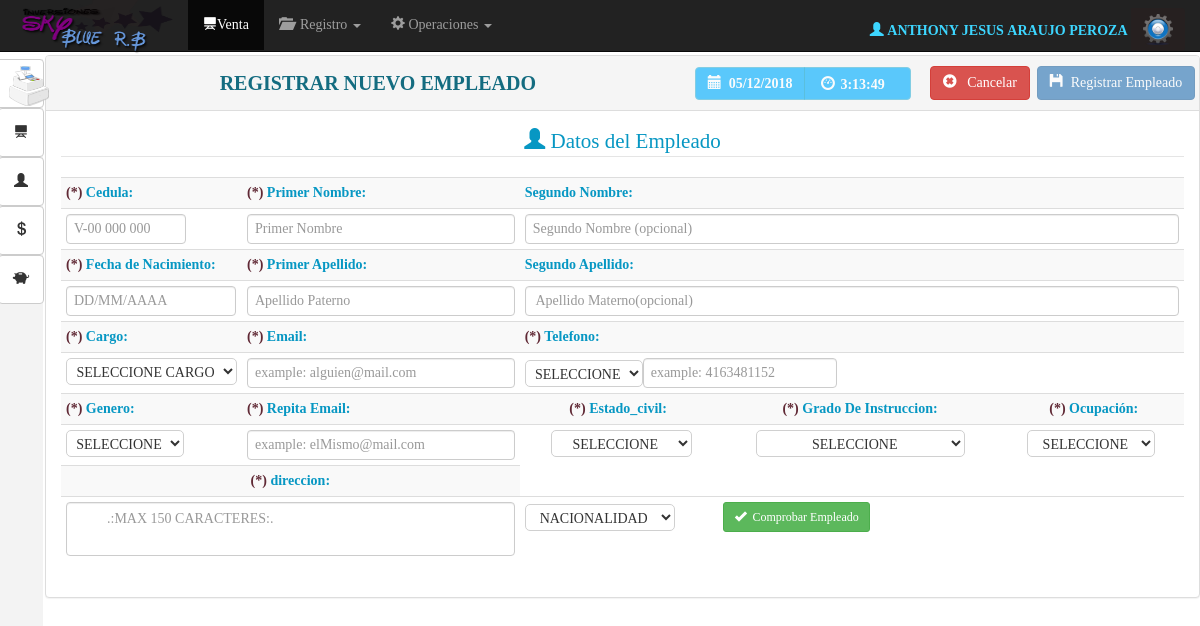
The app's page /vista/registro_empleado.php (signed in) with its own data.
### tables this page shows
CREATE TABLE IF NOT EXISTS `usuarios` (
  `id_usuario` int(11) NOT NULL,
  `id_empleado` int(11) NOT NULL,
  `usuario` varchar(50) NOT NULL,
  `clave` varchar(50) NOT NULL,
  `nivel` tinyint(1) NOT NULL DEFAULT '1'
);

CREATE TABLE IF NOT EXISTS `empleados` (
  `id_empleado` int(11) NOT NULL,
  `cedula` varchar(8) NOT NULL,
  `nombres` varchar(100) NOT NULL,
  `apellidos` varchar(100) NOT NULL,
  `fecha_nac` varchar(10) NOT NULL,
  `fecha_registro` varchar(10) NOT NULL,
  `cargo` varchar(50) NOT NULL,
  `edo_civil` varchar(30) NOT NULL,
  `grado_formacion` varchar(100) NOT NULL,
  `ocupacion` varchar(100) NOT NULL,
  `genero` char(1) NOT NULL,
  `status` varchar(10) NOT NULL DEFAULT 'activo',
  `nacionalidad` varchar(100) NOT NULL
);

### vista/registro_empleado.php (the view, shortened to what this page needs)
<?php require_once'../seguridad/seguridad.php';
$modelo=new ModCon();
$conexion=$modelo->conectar();
 ?>
<!DOCTYPE html>
<html lang="en">
  <head>
    <link href="../Bootstrap/css/bootstrap.css" rel="stylesheet">
     <link href="../css/MyStyle.css" rel="stylesheet">
 <link rel="stylesheet" type="text/css" href="../css/calendario.css">
    <link href="../js/datapicker/jquery-ui.css" rel="stylesheet">
  </head>
  <body onload="mueveReloj()">
      <nav class="navbar navbar-inverse navbar-fixed-top" id="contenedornavbar">
      <div class="container-fluid">
        <div class="navbar-header">
          <a class="navbar-brand" href=""><img id="logotipo"src="../img/logo.png" alt=""></a>
        </div>
        <div id="navbar" class="navbar-collapse collapse">
          <ul class="nav navbar-nav">
              <li class="active"><a href="venta.php"><span class="glyphicon glyphicon-blackboard" aria-hidden="true"></span>Venta</a></li>
 <li class="dropdown">
               <a href="#" class="dropdown-toggle" data-toggle="dropdown" role="button" aria-expanded="false"><span class="glyphicon glyphicon-folder-open" aria-hidden="true"></span> &nbsp;Registro <span class="caret"></span></a>
            </li>
           <li class="dropdown">
              <a href="#" class="dropdown-toggle" data-toggle="dropdown" role="button" aria-expanded="false"><span class="glyphicon glyphicon-cog" aria-hidden="true"></span>&nbsp;Operaciones <span class="caret"></span></a>
            </li>
          </ul>
<div class="btn-group navbar-form navbar-right" >
<?php
$log=$_SESSION['id'];
$user=$conexion->query("SELECT t1.id_usuario,t2.id_empleado, t2.nombres ,t2.apellidos
FROM usuarios t1
RIGHT Join empleados t2  ON t1.id_empleado=t2.id_empleado
WHERE t1.id_empleado='$log'");
$usr=$user->fetch_array();
 ?>
<label  id="log" class="navbar-left"><b><?php echo "<span class='glyphicon glyphicon-user' aria-hidden='true'></span>&nbsp;". $usr['nombres']."&nbsp;".$usr['apellidos']."&nbsp;";?></b></label>
  <button id="btnConfi" type="button" class="btn btn-default dropdown-toggle" data-toggle="dropdown" aria-expanded="false">
   <img src="../img/confi2.png" width="30" alt="">
  </button>
</div>
        </div>
      </div>
      <article id="navbar3">
       <button type="button" class="btn btn-default btn2" id="btn0"aria-label="Left Align">
 <img src="../img/fact.png" width="40" alt="">
<button type="button" class="btn btn-default btn2" id="btn1"aria-label="Left Align">
  <span class="glyphicon glyphicon-blackboard" aria-hidden="true"></span>
</button>
<button type="button" class="btn btn-default btn2" id="btn2"aria-label="Left Align">
  <span class="glyphicon glyphicon-user" aria-hidden="true"></span>
</button>
<button type="button" class="btn btn-default btn2" id="btn2"aria-label="Left Align">
  <span class="glyphicon glyphicon glyphicon-usd" aria-hidden="true"></span>
</button>
<button type="button" class="btn btn-default btn2 btn3" id="btn3"aria-label="Left Align">
  <span class="glyphicon glyphicon-piggy-bank" aria-hidden="true"></span>
</button>
</article>
    </nav>
 <div id="panel" class="panel panel-default">
  <div class="panel-heading">
<table border="0" width="101%" align="center">
  <tr>
   <td><center> <b id="titulo_header"> REGISTRAR NUEVO EMPLEADO</b></center>
   </td>
    <td width="235"> <div class="btn-group" role="group" aria-label="...">
  <button type="button" id="btnAzulCielo" disabled class="btn btn-info"><b><span class="glyphicon glyphicon-calendar" aria-hidden="true"></span>&nbsp;
  <?php $fecha=date("d/m/Y");
echo $fecha;
  ?></b></button>
  <button type="button" id="btnAzulCielo"disabled class="btn btn-info">
  <form name="form_reloj">
  &nbsp;<span class="glyphicon glyphicon-dashboard"></span>
<input type="text"disabled class="tamano"  id="reloj"name="reloj" size="10">
</form></button>
</div>
</td>
     <td width="107"> <a href="venta.php"class="btn btn-danger"> <span class="glyphicon glyphicon-remove-sign" aria-hidden="true"></span>&nbsp;&nbsp; Cancelar</a></td>
     <td width="150"> <button type="button"  id="btnRegistarEmp" disabled onclick="registrar_emp()" class="btn btn-primary"> <span class="glyphicon glyphicon-floppy-disk" aria-hidden="true"></span>&nbsp;&nbsp;Registrar Empleado</button></td>
  </tr>
</table>
  </div>
  <div class="panel-body">
  <div class="container-fuid">
  <div class="row">
<div class="col-xs-12">
<center>
<fieldset>
  <legend id="titulo_pro"><span class="glyphicon glyphicon-user" aria-hidden="true"></span>&nbsp;Datos del Empleado</legend>
<table class="table table-striped table-condensed " >
  <tr>
  <th id="titulo_pro" width="180"><b id="asterisco">(*)</b> Cedula:</th>
  <th id="titulo_pro"><b id="asterisco">(*)</b> Primer Nombre:</th>
  <th id="titulo_pro">Segundo Nombre:</th>
  </tr>
<tr>
<form action="../controlador/Controlador.php" id="form_registro_emp" >
  <td><input type="text"  maxlength="11" name="cedula_emp"  id="cedula_emp"    placeholder="V-00 000 000" class="form-control input-personalizado"></td>
  <td><input type="text"  maxlength="30"  name="nombre_emp" id="nombre_emp"  onkeyup="this.value=this.value.toUpperCase()" placeholder="Primer Nombre" class="form-control input-personalizado"></td>
  <td><input type="text"  maxlength="30"  name="snombre_emp"  id="snombre_emp" onkeyup="this.value=this.value.toUpperCase()" placeholder="Segundo Nombre (opcional)" class="form-control input-personalizado"></td>
</tr>
  <tr>
  <th id="titulo_pro"><b id="asterisco">(*)</b> Fecha de Nacimiento:</th>
  <th id="titulo_pro"><b id="asterisco">(*)</b> Primer Apellido:</th>
  <th id="titulo_pro">Segundo Apellido:</th>
  </tr>
<tr>
  <td><input type="text"  maxlength="10" name="fecha_nac_emp"   id="fecha_nac_emp"   placeholder="DD/MM/AAAA" class="form-control input-personalizado"></td>
  <td><input type="text"  maxlength="30" name="apellido_emp" id="apellido_emp"   onkeyup="this.value=this.value.toUpperCase()"placeholder="Apellido Paterno" class="form-control input-personalizado"></td>
  <td><input type="text"  maxlength="30" name="sapellido_emp" id="sapellido_emp" onkeyup="this.value=this.value.toUpperCase()" placeholder=" Apellido Materno(opcional)" class="form-control input-personalizado"></td>
</tr>
  <tr>
  <th id="titulo_pro"><b id="asterisco">(*)</b> Cargo:</th>
  <th id="titulo_pro"><b id="asterisco">(*)</b> Email:</th>
  <th id="titulo_pro"><b id="asterisco">(*)</b> Telefono:</th>
  </tr>
<tr>
<td><select name="cargo_emp" id="cargo_emp" >
    <option value="">SELECCIONE CARGO</option>
  </select></td>
  <td><input type="text" name="email_emp" maxlength="30" id="email_emp"   placeholder="example: alguien@mail.com" class="form-control input-personalizado"></td>
  <td>
  <table>
    <tr>
      <td> <select name="codigoTlf" id="codigoTlf_emp">
          <option value="">SELECCIONE</option>
        </select></td>
      <td>  <input type="text" name="tlf_emp" maxlength="30" id="tlf_emp" placeholder="example: 4163481152" class="form-control input-personalizado"></td>
    </tr>
  </table>
</td>
</tr>
 <tr>
  <th id="titulo_pro"><b id="asterisco">(*)</b> Genero:</th>
  <th id="titulo_pro"><b id="asterisco">(*)</b> Repita Email:</th>
  <th id="titulo_pro"  class="texto_center">
  	<table width="100%"  >
  	<tr>
  		<td><b id="asterisco">(*)</b> Estado_civil:</td>
  		<td><b id="asterisco">(*)</b> Grado De Instruccion:</td>
  		<td><b id="asterisco">(*)</b> Ocupación:</td>
  	</tr> </table>
  </th>
  </tr>
   <tr>
  <th><select name="genero" id="genero_emp">
          <option value="">SELECCIONE</option>
        </select></th>
         <td><input type="text"  maxlength="30" id="email_emp2"   placeholder="example: elMismo@mail.com" class="form-control input-personalizado"></td>
  <th  class="texto_center"><table width="100%" >
  	<tr>
  		<td><select name="estado_civil" id="estado_civil">
          <option value="">SELECCIONE</option>
        </select></td>
  		<td><select name="grado_inst" id="grado_inst">
          <option value="">SELECCIONE</option>
        </select></td>
  		<td><select name="ocupacion" id="ocupacion">
          <option value="">SELECCIONE</option>
        </select></td>
  	</tr> </table></th>
  </tr>
  <tr>
  <th colspan="2" id="titulo_pro" class="texto_center"><b id="asterisco">(*)</b> direccion:</th>
  </tr>
<tr>
  <td colspan="2" ><textarea name="direccion_emp" onkeyup="this.value=this.value.toUpperCase()" rows="2" id="direccion_emp" maxlength="150" placeholder="        .:MAX 150 CARACTERES:." class="form-control"></textarea></td>
  <td>
<table  width="60%">
  <tr>
    <td>
      <select name="nacionalidad" id="nacionalidad_emp">
        <option value="">NACIONALIDAD</option>
      </select>
    </td>
    <td>
     <button type="button" id="btnValidacion" onclick="validar_empleado()" class="btn btn-success btn-sm" ><span class="glyphicon glyphicon-ok" aria-hidden="true"></span>&nbsp;&nbsp;Comprobar Empleado</button></td>
  </tr>
</table>
</td>
</tr>
</table>
</fieldset>
</center>
  </div>
  <div class="col-xs-2 ">
  </div>
</div>
</div>
  </div>
</div>
</body>
</html>

### css/MyStyle.css (style rules this page uses)
body { font-family: "Ubuntu"; }
#asterisco { color: #602935; }
#log { color: #3DD6FF; line-height: 45px; font-family: "Ubuntu"; font-weight: bold; }
#btnAzulCielo { background: #08B1FF; text-align: left; font-weight: bold; height: 33px; }
.tamano { width: 60px; }
#cedula_emp { width: 120px; }
#fecha_nac_emp { width: 170px; }
.input-personalizado { height: 30px; padding: 7px }
#logotipo { width: 158px; height: 68px; margin-top: -29px; }
#nacionalidad_emp { width: 150px; }
#genero_emp { text-align: center; }
#reloj { border: 0px; height: 22px; background: transparent; }
select { padding: 5px; height: 27px; text-align: center; border: 1px solid #d0d0d0; border-radius: 5px; background: #fff; font-weight: normal;; }
#direccion_emp { resize:none; }
#titulo_pro { color: #0797C3; }
#titulo_header { font-size: 20px; color: #146C80; text-align: center; }
.texto_center { text-align: center; }

### records on screen
usuarios: id_empleado.nombres "ANTHONY JESUS", id_empleado.apellidos "ARAUJO PEROZA"
